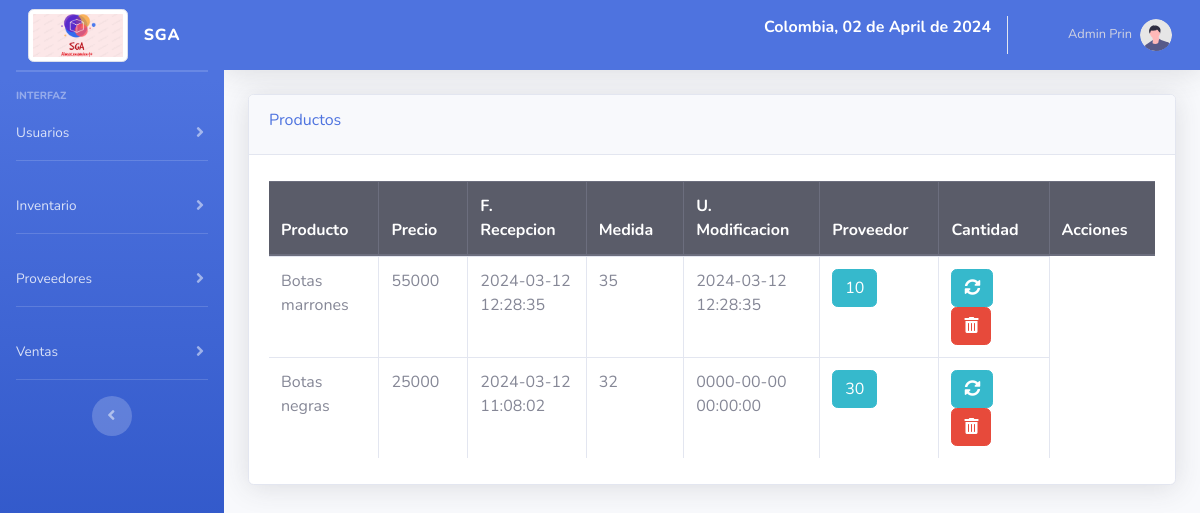
Screenshot of /?c=Productos&a=main (signed in) with the database file from the repository.
### tables this page shows
CREATE TABLE `producto` (
  `id_producto` int(11) NOT NULL COMMENT 'numero de identificacion del producto',
  `nombre` varchar(100) NOT NULL COMMENT 'nombre del producto',
  `precio` bigint(20) NOT NULL COMMENT 'precio del producto',
  `fecha_ingreso` datetime NOT NULL DEFAULT current_timestamp() COMMENT 'fecha de ingreso con la fecha actual',
  `talla` varchar(100) DEFAULT NULL COMMENT 'detalles extra del producto',
  `cantidad` bigint(100) DEFAULT 0,
  `fecha_modificado` datetime NOT NULL DEFAULT current_timestamp(),
  `proveedor` int(11) NOT NULL
);

### controllers/Productos.php (called while the page is built, shortened)
<?php
require_once "models/Producto.php";
class Productos
{
    public function __CONSTRUCT()
    {
        $this->model = new Producto();
    }
    public function main()
    {
        require_once "views/encabezado.php";
        require_once "views/pie.php";
        require_once "views/Producto/producto.view.php";
    }
}
?>

### models/DataBase.php (called while the page is built)
<?php
class DataBase
{
    public static function conn(){
        $hostname = "sga.mysql.database.azure.com";
        $port = "3306";
        $database = "sga";
        $username = "zac";
        $password = "SGA2024.";
        $options = array(
            PDO::MYSQL_ATTR_SSL_CA => 'assets/DigiCertGlobalRootCA.crt.pem'
        );
        $pdo = new PDO("mysql:host=$hostname;port=$port;dbname=$database;charset=utf8", $username, $password, $options);
        $pdo->setAttribute(PDO::ATTR_ERRMODE, PDO::ERRMODE_EXCEPTION);
        return $pdo;
    }
}

### models/Producto.php (called while the page is built, shortened)
<?php
class Producto
{
    private $pdo;
    public function __CONSTRUCT()
    {
        try {
            $this->pdo = Database::conn();
        } catch (Exception $e) {
            die($e->getMessage());
        }
    }
    public function Listar()
    {
        try {
            $stm = $this->pdo->prepare("SELECT * FROM producto ORDER BY id_producto DESC;");
            $stm->execute();
            return $stm->fetchAll(PDO::FETCH_OBJ);
        } catch (Exception $e) {
            die($e->getMessage());
        }
    }
}

### views/Producto/producto.view.php (the view, shortened to what this page needs)
<div class="container-fluid">
    <div class="card shadow mb-4">
        <div class="card-header py-3">
            <h6 class="m-0-weight-bold text-primary">Productos</h6>
        </div>
        <div class="card-body">
            <div class="table-responsive">
                <table class="table table-bordered" id="table" width="100%" cellspacing="0">
                    <thead class="thead-dark">
                        <tr>
                            <th>Producto</th>
                            <th>Precio</th>
                            <th>F. Recepcion</th>
                            <th>Medida</th>
                            <th>U. Modificacion</th>
                            <th>Proveedor</th>
                            <th>Cantidad</th>
                            <th>Acciones</th>
                        </tr>
                    </thead>
                    <tbody>
                        <?php
                          foreach ($this->model->Listar() as $r) :
                          ?>
                            <tr>
                                <td><?php echo $r->nombre ?></td>
                                <td><?php echo $r->precio ?></td>
                                <td><?php echo $r->fecha_ingreso ?></td>
                                <td><?php echo $r->talla ?></td>
                                <td><?php echo $r->fecha_modificado ?></td>
                                <td>
                                    <a class="btn btn-info btn-flat" href="?c=Productos&a=Cant&id_producto=<?php echo $r->id_producto ?> ">
                                        <?php echo $r->cantidad ?>
                                    </a>
                                </td>
                                <td>
                                    <a href="?c=Productos&a=nuevo&id_producto=<?php echo $r->id_producto; ?>" class="btn btn-info btn-flat"><i class="fas fa-sync-alt"></i></a>
                                    <a href="javascript:void(0);" onclick="fntdel(<?php echo $r->id_producto; ?>)" class="btn btn-danger"><i class="fas fa-trash-alt"></i></a>
                                </td>
                            </tr>
                        <?php
                          endforeach;
                          ?>
                    </tbody>
                </table>
            </div>
        </div>
    </div>
</div>

### index.php (shortened to what this page needs)
<?php
        require_once "models/DataBase.php";
        if (!isset($_REQUEST['c'])) {
            require_once "controllers/Login.php";
            $controller = new Login;
            $controller->main();
        } else {
            $controller = new $controller;
            $action = isset($_REQUEST['a']) ? $_REQUEST['a'] : 'main';
            call_user_func(array($controller, $action));
        }
?>

### views/encabezado.php (shortened to what this page needs)
<!DOCTYPE html>
<html lang="en">
<head>
    <link href="assets/vendor/fontawesome-free/css/all.min.css" rel="stylesheet" type="text/css">
    <link href="assets/css/sb-admin-2.min.css" rel="stylesheet">
    <link href="assets/vendor/datatables/dataTables.bootstrap4.min.css" rel="stylesheet">
</head>
<body id="page-top">
    <div id="wrapper">
        <ul class="navbar-nav bg-gradient-primary sidebar sidebar-dark accordion" id="accordionSidebar">
            <a class="sidebar-brand d-flex align-items-center justify-content-center" href="?c=Login&a=menu">
                <div class="sidebar-brand-icon rotate-n-0">
                    <img src="assets/img/sga.png" class="img-thumbnail" width="100">
                </div>
                <div class="sidebar-brand-text mx-3">SGA</div>
            </a>
            <hr class="sidebar-divider my-0">
            <hr class="sidebar-divider">
            <div class="sidebar-heading">
                INTERFAZ
            </div>
            <?php if($_SESSION['permiso'] == 1){ ?>
            <li class="nav-item">
                <a class="nav-link collapsed" href="#" data-toggle="collapse" data-target="#collapsePage" aria-expanded="true" aria-controls="collapsePage">
                    <span>Usuarios</span>
                </a>
            </li>
            <hr class="sidebar-divider">
            <?php }?>
            <li class="nav-item">
                <a class="nav-link collapsed" href="#" data-toggle="collapse" data-target="#collapseTwo" aria-expanded="true" aria-controls="collapseTwo">
                    <span>Inventario</span>
                </a>
            </li>
            <hr class="sidebar-divider">
            <li class="nav-item">
                <a class="nav-link collapsed" href="#" data-toggle="collapse" data-target="#collapseUtilities" aria-expanded="true" aria-controls="collapseUtilities">
                    <span>Proveedores</span>
                </a>
            </li>
            <hr class="sidebar-divider">
            <li class="nav-item">
                <a class="nav-link collapsed" href="#" data-toggle="collapse" data-target="#collapsePages" aria-expanded="true" aria-controls="collapsePages">
                    <span>Ventas</span>
                </a>
            </li>
            <hr class="sidebar-divider d-none d-md-block">
            <div class="text-center d-none d-md-inline">
                <button class="rounded-circle border-0" id="sidebarToggle"></button>
            </div>
        </ul>
        <div id="content-wrapper" class="d-flex flex-column">
            <div id="content">
                <nav class="navbar navbar-expand navbar-light bg-primary text-white topbar mb-4 static-top shadow">
                    <div class="input-group">
                        <p class="ml-auto"><strong><?php echo strftime('', time()) ?>Colombia, <?php echo strftime('%d de %B de %Y', time()) ?></strong></p>
                    </div>
                    <ul class="navbar-nav ml-auto">
                        <li class="nav-item dropdown no-arrow">
                            <a class="nav-link dropdown-toggle" href="#" id="userDropdown" role="button" data-toggle="dropdown" aria-haspopup="true" aria-expanded="false">
                            </a>
                        <li class="nav-item dropdown no-arrow">
                            <a class="nav-link dropdown-toggle" href="#" id="userDropdown" role="button" data-toggle="dropdown" aria-haspopup="true" aria-expanded="false">
                                <span class="mr-2 d-none d-lg-inline text-white-600 small"><?php echo $_SESSION['nombre'] ?></span>
                                <img class="img-profile rounded-circle" src="assets/img/undraw_profile.svg">
                            </a>
                        </li>
                    </ul>
                </nav>

### views/pie.php (shortened to what this page needs)
</body>
</html>

### rows the page displays
producto: nombre "Botas marrones", precio "55000", fecha_ingreso "2024-03-12 12:28:35", talla "35", fecha_modificado "2024-03-12 12:28:35", cantidad "10"
producto: nombre "Botas negras", precio "25000", fecha_ingreso "2024-03-12 11:08:02", talla "32", fecha_modificado "0000-00-00 00:00:00", cantidad "30"

### other values shown
$_SESSION['nombre'] "Admin Prin"
